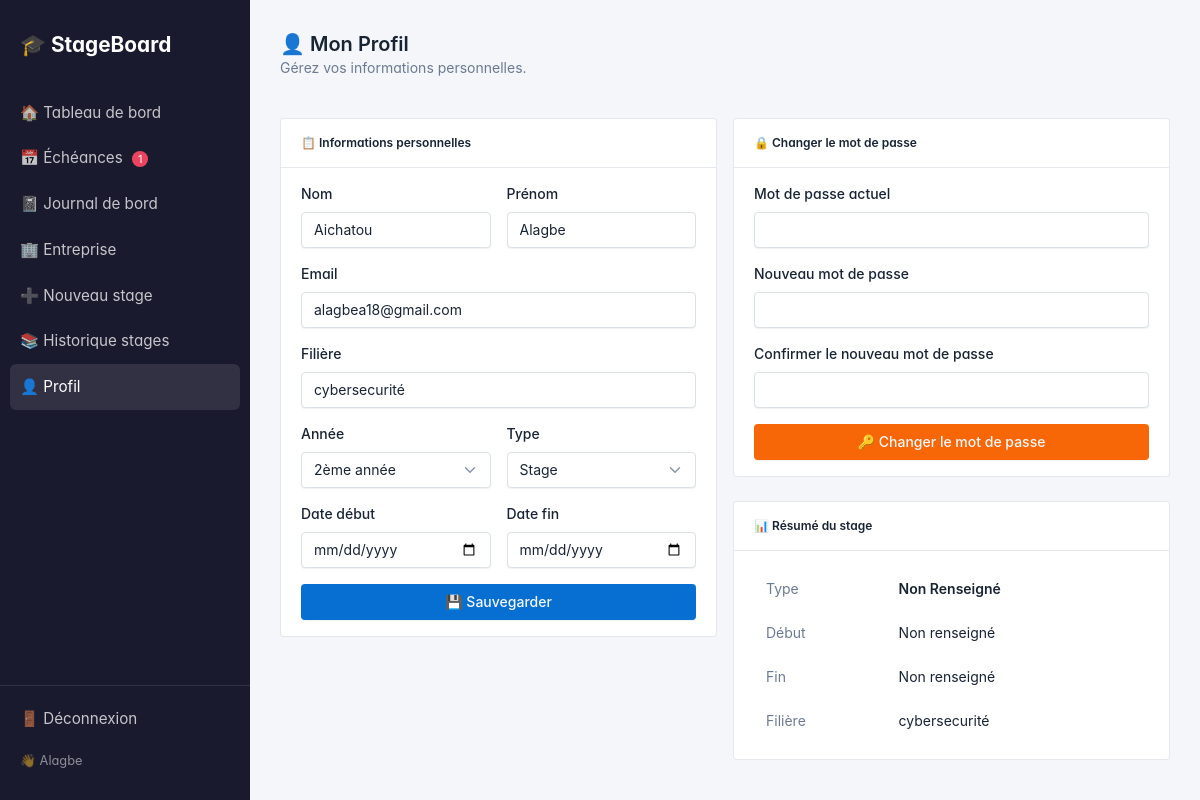
The app's page /profil (signed in) with its own data.
### app.py (models this page shows)
class User(db.Model):
    __tablename__ = 'users'
    id = db.Column(db.Integer, primary_key=True)
    nom = db.Column(db.String(50), nullable=False)
    prenom = db.Column(db.String(50), nullable=False)
    email = db.Column(db.String(120), unique=True, nullable=False)
    password_hash = db.Column(db.String(255), nullable=False)
    filiere = db.Column(db.String(100))
    annee = db.Column(db.String(20))
    stages = db.relationship('Stage', backref='etudiant', lazy=True)

### app.py (the view)
@app.route('/profil')
def profil():
    if 'user_id' not in session:
        return redirect(url_for('login'))
    user = db.session.get(User, session['user_id'])
    stages = Stage.query.filter_by(user_id=session['user_id']).order_by(Stage.date_debut.desc()).all()
    return render_template('profil.html', user=user, stages=stages)

### app.py (called while the page is built)
@app.context_processor
def inject_alertes():
    if 'user_id' in session:
        stage = Stage.query.filter_by(
            user_id=session['user_id'], actif=True
        ).first()
        if stage:
            today = date.today()
            count = 0
            for e in stage.echeances:
                if e.statut != 'termine':
                    jours = (date.fromisoformat(e.date_limite) - today).days
                    if 0 <= jours <= 7:
                        count += 1
            return dict(alertes_count=count)
    return dict(alertes_count=0)

### templates/profil.html (shortened to what this page needs)
{% extends "base.html" %}
{% block content %}
<div class="d-flex justify-content-between align-items-center mb-4">
    <div>
        <h2 class="mb-0">👤 Mon Profil</h2>
        <p class="text-muted">Gérez vos informations personnelles.</p>
    </div>
</div>
<div class="row">
    <div class="col-md-6">
        <div class="card mb-4">
            <div class="card-header"><h5 class="mb-0">📋 Informations personnelles</h5></div>
            <div class="card-body">
                <form method="POST" action="/profil/modifier">
                    <div class="row">
                        <div class="col mb-3">
                            <label class="form-label">Nom</label>
                            <input type="text" name="nom" class="form-control" value="{{ user.nom }}" required>
                        </div>
                        <div class="col mb-3">
                            <label class="form-label">Prénom</label>
                            <input type="text" name="prenom" class="form-control" value="{{ user.prenom }}" required>
                        </div>
                    </div>
                    <div class="mb-3">
                        <label class="form-label">Email</label>
                        <input type="email" name="email" class="form-control" value="{{ user.email }}" required>
                    </div>
                    <div class="mb-3">
                        <label class="form-label">Filière</label>
                        <input type="text" name="filiere" class="form-control" value="{{ user.filiere or '' }}">
                    </div>
                    <div class="row">
                        <div class="col mb-3">
                            <label class="form-label">Année</label>
                            <select name="annee" class="form-select">
                                <option value="2" {% if user.annee == '2' %}selected{% endif %}>2ème année</option>
                            </select>
                        </div>
                        <div class="col mb-3">
                            <label class="form-label">Type</label>
                            <select name="type_stage" class="form-select">
                                <option value="stage" {% if user.type_stage == 'stage' %}selected{% endif %}>Stage</option>
                            </select>
                        </div>
                    </div>
                    <div class="row">
                        <div class="col mb-3">
                            <label class="form-label">Date début</label>
                            <input type="date" name="date_debut" class="form-control" value="{{ user.date_debut or '' }}">
                        </div>
                        <div class="col mb-3">
                            <label class="form-label">Date fin</label>
                            <input type="date" name="date_fin" class="form-control" value="{{ user.date_fin or '' }}">
                        </div>
                    </div>
                    <button type="submit" class="btn btn-primary w-100">💾 Sauvegarder</button>
                </form>
            </div>
        </div>
    </div>
    <div class="col-md-6">
        <div class="card mb-4">
            <div class="card-header"><h5 class="mb-0">🔒 Changer le mot de passe</h5></div>
            <div class="card-body">
                <form method="POST" action="/profil/password">
                    <div class="mb-3">
                        <label class="form-label">Mot de passe actuel</label>
                        <input type="password" name="ancien_password" class="form-control" required>
                    </div>
                    <div class="mb-3">
                        <label class="form-label">Nouveau mot de passe</label>
                        <input type="password" name="nouveau_password" class="form-control" required>
                    </div>
                    <div class="mb-3">
                        <label class="form-label">Confirmer le nouveau mot de passe</label>
                        <input type="password" name="confirm_password" class="form-control" required>
                    </div>
                    <button type="submit" class="btn btn-warning w-100">🔑 Changer le mot de passe</button>
                </form>
            </div>
        </div>
        <div class="card">
            <div class="card-header"><h5 class="mb-0">📊 Résumé du stage</h5></div>
            <div class="card-body">
                <table class="table table-borderless mb-0">
                    <tr>
                        <td class="text-muted">Type</td>
                        <td class="fw-bold text-capitalize">{{ user.type_stage or 'Non renseigné' }}</td>
                    </tr>
                    <tr>
                        <td class="text-muted">Début</td>
                        <td>{{ user.date_debut or 'Non renseigné' }}</td>
                    </tr>
                    <tr>
                        <td class="text-muted">Fin</td>
                        <td>{{ user.date_fin or 'Non renseigné' }}</td>
                    </tr>
                    <tr>
                        <td class="text-muted">Filière</td>
                        <td>{{ user.filiere or 'Non renseigné' }}</td>
                    </tr>
                </table>
            </div>
        </div>
    </div>
</div>
{% endblock %}

### templates/base.html (shortened to what this page needs)
<!DOCTYPE html>
<html lang="fr">
<head>
    <link rel="stylesheet" href="{{ url_for('static', filename='tabler.min.css') }}">
</head>
<body>
    <div class="sidebar">
        <a href="/dashboard" class="brand">🎓 StageBoard</a>
        <a href="/dashboard" {% if request.path == '/dashboard' %}class="active"{% endif %}>
            🏠 Tableau de bord
        </a>
        <a href="/echeances" {% if request.path == '/echeances' %}class="active"{% endif %}>
    📅 Échéances
    {% if alertes_count and alertes_count > 0 %}
        <span style="background:#e94560; color:white; border-radius:50%;
                     padding:1px 6px; font-size:11px; margin-left:5px;">
            {{ alertes_count }}
        </span>
    {% endif %}
</a>
        <a href="/journal" {% if request.path == '/journal' %}class="active"{% endif %}>
            📓 Journal de bord
        </a>
        <a href="/entreprise" {% if request.path == '/entreprise' %}class="active"{% endif %}>
            🏢 Entreprise
        </a>
        <a href="/stages/nouveau" {% if request.path == '/stages/nouveau' %}class="active"{% endif %}>
            ➕ Nouveau stage
       </a>
     <a href="/stages/historique" {% if request.path == '/stages/historique' %}class="active"{% endif %}>
    📚 Historique stages
     </a>
        <a href="/profil" {% if request.path == '/profil' %}class="active"{% endif %}>
            👤 Profil
        </a>
        <div class="logout">
            <a href="/logout">🚪 Déconnexion</a>
            <div class="user-info">👋 {{ session.get('user_prenom', '') }}</div>
        </div>
    </div>
    <div class="main-content">
        {% block content %}{% endblock %}
    </div>
</body>
</html>

### templates/base.html (style rules this page uses)
body { display: flex; min-height: 100vh; margin: 0; }
.sidebar { width: 250px; min-height: 100vh; background: #1a1a2e; padding: 20px 0; position: fixed; top: 0; left: 0; display: flex; flex-direction: column; }
.sidebar .brand { color: white; font-size: 1.3rem; font-weight: 700; padding: 10px 20px 30px; text-decoration: none; }
.sidebar a { display: block; color: rgba(255,255,255,0.75); padding: 12px 20px; text-decoration: none; font-size: 0.95rem; transition: 0.2s; }
.sidebar a:hover, .sidebar a.active { background: rgba(255,255,255,0.1); color: white; border-radius: 6px; margin: 0 10px; padding: 12px 10px; }
.sidebar .logout { margin-top: auto; border-top: 1px solid rgba(255,255,255,0.1); padding-top: 10px; }
.sidebar .user-info { color: rgba(255,255,255,0.5); font-size: 0.8rem; padding: 10px 20px; }
.main-content { margin-left: 250px; padding: 30px; flex: 1; background: #f4f6f9; min-height: 100vh; }

### records on screen
User: get "Alagbe", nom "Aichatou", prenom "Alagbe", email "alagbea18@gmail.com", filiere "cybersecurité", annee "2ème année"

### other values on screen
{{ alertes_count }} "1"
{{ user.type_stage or 'Non renseigné' }} "Non Renseigné"
{{ user.date_debut or 'Non renseigné' }} "Non renseigné"
{{ user.date_fin or 'Non renseigné' }} "Non renseigné"
